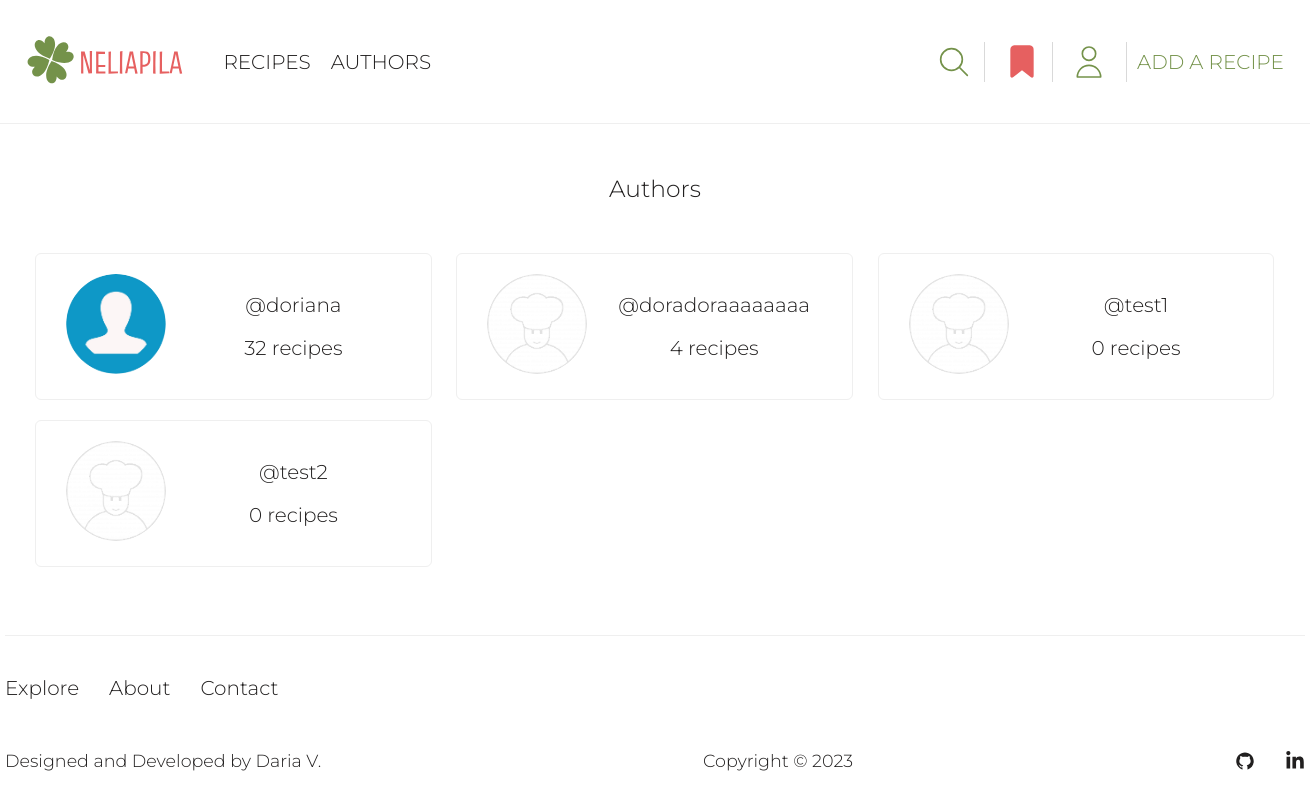
Screenshot of /authors/ with the database file from the repository.
### user/models.py (models this page shows, shortened)
class Profile(models.Model):
    user = models.OneToOneField(User, on_delete=models.CASCADE)
    name = models.CharField(max_length=50, null=True, blank=True)
    email = models.EmailField(max_length=500, blank=True, null=True, unique=True)
    username = models.CharField(max_length=50, blank=True, null=True)
    bio = models.TextField(blank=True, null=True)
    image = models.ImageField(upload_to='profiles/', blank=True, null=True, default='profiles/default-profile-pic.png')
    created = models.DateTimeField(auto_now_add=True)

### home/views.py (the view)
# urls.py: path('authors/', views.authors, name='authors'),
def authors(request):
    all_authors = Profile.objects.filter(user__is_superuser=False)
    all_authors, paginator, custom_range = paginate(request, all_authors, results=9)
    authors_with_recipe_count = []
    for author in all_authors:
        recipe_count = Recipe.objects.filter(author=author.user, is_approved=True).count()
        authors_with_recipe_count.append({'author': author, 'recipe_count': recipe_count})
    authors_and_recipes_count = sorted(authors_with_recipe_count, key=lambda x: x['recipe_count'], reverse=True)
    context = {'authors_with_recipe_count': authors_and_recipes_count, 'paginator': paginator,
               'custom_range': custom_range, 'all_authors': all_authors}
    return render(request, 'home/authors.html', context)

### home/views.py (called while the page is built)
def paginate(request, items, results=6):
    page = request.GET.get('page')
    paginator = Paginator(items, results)
    try:
        items = paginator.page(page)
    except PageNotAnInteger:
        page = 1
        items = paginator.page(page)
    except EmptyPage:
        page = paginator.num_pages
        items = paginator.page(page)
    page = int(page)
    left_index = page - 3 if page > 3 else 1
    right_index = page + 4 if page < paginator.num_pages - 3 else paginator.num_pages + 1
    custom_range = range(left_index, right_index)
    return items, paginator, custom_range

### templates/home/authors.html (shortened to what this page needs)
{% extends 'base/base.html' %}
{% load static %}
{% block css %}
<link rel="stylesheet" href="{% static 'home/css/authors.css' %}">
{% endblock %}
{% block content %}
<section class="authors-page">
    <section class="recipes-authors">
        <div class="authors container">
            <h1>Authors</h1>
            <div class="all-authors">
                {% for person in authors_with_recipe_count%}
                <div class="one-author">
                    <div class="author-image">
                        <a href="{% url 'profile' person.author.user.id %}">
                            <img src="{{ person.author.image.url}}" alt="Author Photo">
                        </a>
                    </div>
                    <div class="author-info">
                        <a href="{% url 'profile' person.author.user.id %}">
                            @{{ person.author.username }}
                        </a>
                        <a href="{% url 'profile' person.author.user.id %}">
                            {{ person.recipe_count }} recipe{{ person.recipe_count | pluralize:"s" }}
                        </a>
                    </div>
                </div>
                {% endfor %}
            </div>
        </div>
    </section>
</section>
{% endblock %}

### static/base/css/base.css (style rules this page uses)
html { height: 100%; position: relative; }
body { font-family: 'Montserrat', sans-serif; font-weight: 300; font-size: 20px; color: #211f1f; background-color: #FFFFFF; margin: 0; padding: 0; min-height: 100%; display: flex; flex-direction: column; }
a { text-decoration: none; color: #211f1f; }
h1, h2, h3, p { margin: 0; font-weight: 300; }
.container { width: 1240px; margin: 0 auto; position: relative; }

### static/home/css/authors.css (style rules this page uses)
.authors h1 { padding: 50px 0; text-align: center; }
.all-authors { display: flex; flex-direction: row; flex-wrap: wrap; }
.one-author { display: flex; flex-direction: row; justify-content: space-between; width: 32%; border: 1px solid #efefef; padding: 20px 30px; box-sizing: border-box; border-radius: 6px; margin-bottom: 20px; }
.one-author:nth-child(3n+2) { margin-right: 25px; margin-left: 24px; }
.author-image img { width: 100px; height: 100px; border-radius: 100%; margin-right: 10px; }
.author-info { display: flex; flex-direction: column; justify-content: space-evenly; width: calc(100% - 120px); text-align: center; }

### rows the page displays
Profile: author.image (picture), author.username "doriana", recipe_count "32", recipe_count|pluralize "s"
Profile: author.image (placeholder picture), author.username "doradoraaaaaaaa", recipe_count "4", recipe_count|pluralize "s"
Profile: author.image (placeholder picture), author.username "test1", recipe_count "0", recipe_count|pluralize "s"
Profile: author.image (placeholder picture), author.username "test2", recipe_count "0", recipe_count|pluralize "s"
